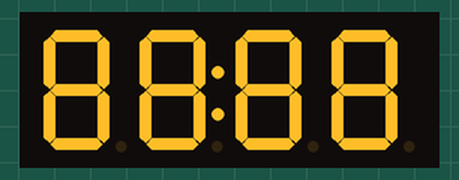
The program below on a simulated Raspberry Pi Pico running MicroPython. Shown: 4-digit seven-segment display. Library files of the repository ran but are not shown: tm1637.py. At 39.6 s the program stops and its outputs stay as they are.

Above: at 0.1 s.
At 2.1 s:
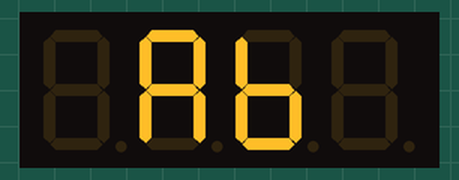
At 6.6 s:
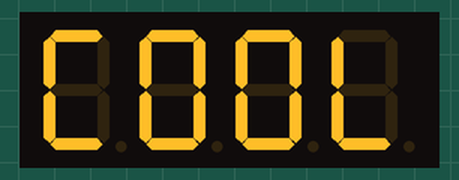
At 12.9 s:
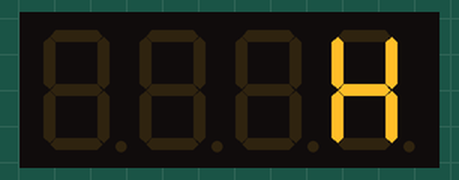
At 19.9 s:
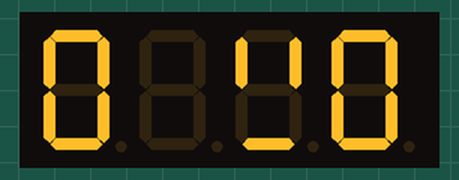
At 39.6 s:
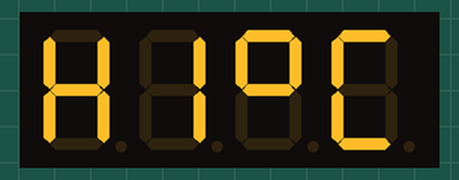

Measured:
- what the display in image 1 shows lasts 1.1 s, from 2.0 s to 3.1 s
- what the display in image 2 shows lasts 1.1 s, from 6.5 s to 7.6 s

The program:

TM1637_disp.py
```python
import tm1637
from machine import Pin
from time import sleep_ms,sleep

tm = tm1637.TM1637(clk=Pin(13), dio=Pin(12))

# all LEDS on "88:88"
#tm.write([127, 127, 127, 127])
#tm.write(bytearray([127, 255, 127, 127]))
#tm.write(b'\x7F\xFF\x7F\x7F')
tm.show('8888', True)
#tm.numbers(88, 88, True)
sleep(1)
# all LEDS off
tm.write([0, 0, 0, 0])
tm.show('    ')
sleep(1)
# write to the 2nd and 3rd segments only
#tm.write([119, 124], 1) # _Ab_
tm.write([124], 2) # __b_
tm.write([119], 1) # _A__
sleep(1)
# display "0123"
tm.write([63, 6, 91, 79])
tm.write(bytearray([63, 6, 91, 79]))
tm.write(b'\x3F\x06\x5B\x4F')
tm.show('1234')
tm.number(1234)
tm.numbers(12, 34, False)
sleep(1)
# display "4567"
tm.write([102, 109, 125, 7])
tm.write([102], 0) # 4___
tm.write([109], 1) # _5__
tm.write([125], 2) # __6_
tm.write([7], 3)   # ___7

# set middle two segments to "12", ie "4127"
tm.write([6, 91], 1) # _12_

# set last segment to "9", ie "4129"
tm.write([111], 3) # ___9

# walk through all possible LED combinations
tm.write([0, 0, 0, 0])
tm.show('    ')
for i in range(12):
    tm.number(i)
    tm.write([i])
    sleep_ms(100)

# show "AbCd"
tm.write([119, 124, 57, 94])
tm.show('abcd')
sleep(1)
# show "COOL"
tm.write([0b00111001, 0b00111111, 0b00111111, 0b00111000])
tm.write([0x39, 0x3F, 0x3F, 0x38])
tm.write(b'\x39\x3F\x3F\x38')
tm.write([57, 63, 63, 56])
tm.show('cool')
tm.show('COOL')
sleep(1)
# display "dEAd", "bEEF"
tm.hex(0xdead)
tm.hex(0xbeef)
tm.show('dead')
tm.show('Beef')

# show "12:59"
tm.numbers(12, 59)
tm.show('1259', True)
# show "-123"
tm.number(-123)
tm.show('-123')

# Show Help
tm.show('Help')
tm.write(tm.encode_string('Help'))
tm.write([tm.encode_char('H'), tm.encode_char('e'), tm.encode_char('l'), tm.encode_char('p')])

# Scroll Hello World from right to left
tm.scroll('Hello World') # 4 fps
tm.scroll('Hello World', 1000) # 1 fps

# Scroll all available characters
tm.scroll(list(tm1637._SEGMENTS))

# all LEDs dim
tm.brightness(0)

# all LEDs bright
tm.brightness(7)

# converts a digit 0-0x0f to a byte representing a single segment
# use write() to render the byte on a single segment
tm.encode_digit(0)
# 63

tm.encode_digit(8)
# 127

tm.encode_digit(0x0f)
# 113

# 15 or 0x0f generates a segment that can output a F character
tm.encode_digit(15)
# 113

tm.encode_digit(0x0f)
# 113

# used to convert a 1-4 length string to an array of segments
tm.encode_string('   1')
# bytearray(b'\x00\x00\x00\x06')

tm.encode_string('2   ')
# bytearray(b'[\x00\x00\x00')

tm.encode_string('1234')
# bytearray(b'\x06[Of')

tm.encode_string('-12-')
# bytearray(b'@\x06[@')

tm.encode_string('cafe')
# bytearray(b'9wqy')

tm.encode_string('CAFE')
# bytearray(b'9wqy')

tm.encode_string('a')
# bytearray(b'w\x00\x00\x00')

tm.encode_string('ab')
# bytearray(b'w|\x00\x00')

# used to convert a single character to a segment byte
tm.encode_char('1')
# 6

tm.encode_char('9')
# 111

tm.encode_char('-')
# 64

tm.encode_char('a')
# 119

tm.encode_char('F')
# 113

# display "dEAd", "bEEF", "CAFE" and "bAbE"
tm.hex(0xdead)
tm.hex(0xbeef)
tm.hex(0xcafe)
tm.hex(0xbabe)

# show "00FF" (hex right aligned)
tm.hex(0xff)

# show "   1" (numbers right aligned)
tm.number(1)

# show "  12"
tm.number(12)

# show " 123"
tm.number(123)

# show "9999" capped at 9999
tm.number(20000)

# show "  -1"
tm.number(-1)

# show " -12"
tm.number(-12)

# show "-123"
tm.number(-123)

# show "-999" capped at -999
tm.number(-1234)

# show "01:02"
tm.numbers(1, 2)

# show "0102"
tm.numbers(1, 2, False)

# show "-5:11"
tm.numbers(-5, 11)

# show "12:59"
tm.numbers(12, 59)

# show temperature '24*C'
tm.temperature(24)
tm.show('24*C')

# show temperature works for range -9 to +99
tm.temperature(-10) # LO*C
tm.temperature(-9)  # -9*C
tm.temperature(5)   #  5*C
tm.temperature(99)  # 99*C
tm.temperature(100) # HI*C
```
